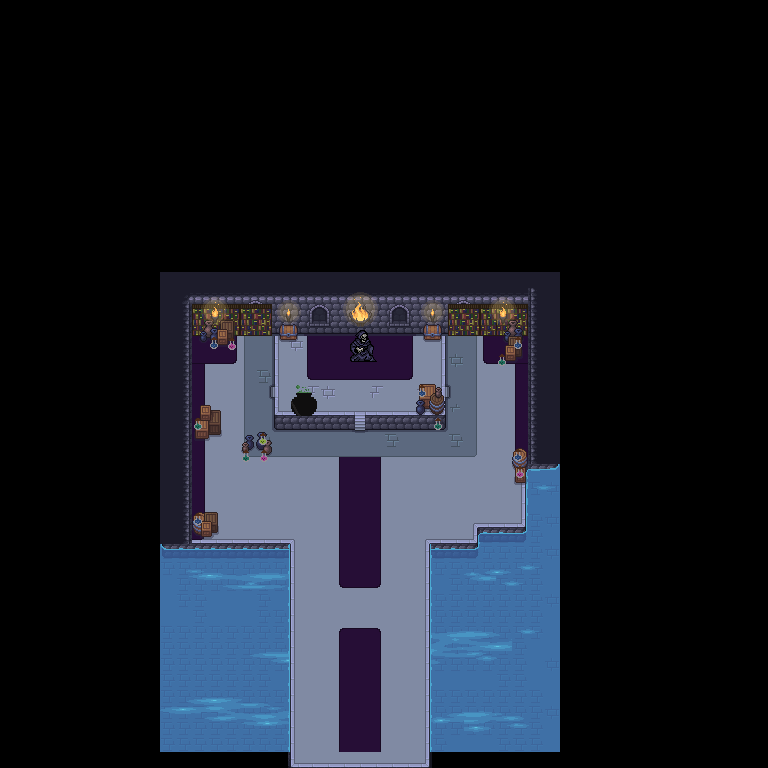

Tiled map render using the project's own tile images. Description and the map definition, with tile-layer contents summarised, below:
An orthogonal 48x48 tile map with 16x16 px tiles, 14 tile layers (water, water_shaders, behind walls, floors, ...), 12 tilesets, 1 image layer and 12 objects (4x wall, Start).

<map version="1.10" tiledversion="1.11.0" orientation="orthogonal" renderorder="right-down" width="48" height="48" tilewidth="16" tileheight="16" infinite="0" nextlayerid="22" nextobjectid="17">
 <tileset firstgid="1" source="tileSets/walls_floor.tsx" />
 <tileset firstgid="494" source="tileSets/decorative_cracks_floor.tsx" />
 <tileset firstgid="614" source="tileSets/Water_coasts_animation.tsx" />
 <tileset firstgid="1542" source="tileSets/water_details_animation.tsx" />
 <tileset firstgid="4428" source="tileSets/fire_animation.tsx" />
 <tileset firstgid="4626" source="tileSets/objects.tsx" />
 <tileset firstgid="4842" source="tileSets/doors_lever_chest_animation.tsx" />
 <tileset firstgid="4992" source="tileSets/obroba.tsx" />
 <tileset firstgid="4996" source="tileSets/obrobaVijolcna.tsx" />
 <tileset firstgid="5000" source="tileSets/potionBottle.tsx" />
 <tileset firstgid="5004" source="tileSets/books.tsx" />
 <tileset firstgid="5008" source="tileSets/cauldron.tsx" />
 <layer id="3" name="water" width="48" height="48">
  <data>[2304 cells, 331 non-empty, 8 distinct tile ids]</data>
 </layer>
 <layer id="4" name="water_shaders" width="48" height="48">
  <data>[2304 cells, 200 non-empty, 141 distinct tile ids]</data>
 </layer>
 <layer id="12" name="behind walls" width="48" height="48">
  <data>[2304 cells, 38 non-empty, 6 distinct tile ids]</data>
 </layer>
 <layer id="1" name="floors" width="48" height="48">
  <data>[2304 cells, 526 non-empty, 28 distinct tile ids]</data>
 </layer>
 <layer id="15" name="wall" width="48" height="48">
  <data>[2304 cells, 163 non-empty, 24 distinct tile ids]</data>
 </layer>
 <layer id="2" name="cracks_floors" width="48" height="48">
  <data>[2304 cells, 62 non-empty, 5 distinct tile ids]</data>
 </layer>
 <layer id="6" name="main_stage_floors" width="48" height="48">
  <data>[2304 cells, 69 non-empty, 8 distinct tile ids]</data>
 </layer>
 <layer id="5" name="main_stage" width="48" height="48">
  <data>[2304 cells, 57 non-empty, 12 distinct tile ids]</data>
 </layer>
 <layer id="7" name="main_stage_shaders" width="48" height="48">
  <data>[2304 cells, 64 non-empty, 21 distinct tile ids]</data>
 </layer>
 <layer id="14" name="books_behind" width="48" height="48">
  <data>[2304 cells, 14 non-empty, 4 distinct tile ids]</data>
 </layer>
 <layer id="10" name="decoration" width="48" height="48">
  <data>[2304 cells, 20 non-empty, 14 distinct tile ids]</data>
 </layer>
 <layer id="11" name="decoratio2" width="48" height="48">
  <data>[2304 cells, 44 non-empty, 24 distinct tile ids]</data>
 </layer>
 <layer id="13" name="potions" width="48" height="48">
  <data>[2304 cells, 25 non-empty, 12 distinct tile ids]</data>
 </layer>
 <layer id="8" name="fire" width="48" height="48">
  <data>[2304 cells, 40 non-empty, 24 distinct tile ids]</data>
 </layer>
 <objectgroup id="18" name="start">
  <object id="12" name="Start" x="344.903" y="529.438" width="30.0234" height="29.2912" />
 </objectgroup>
 <objectgroup id="17" name="walla">
  <object id="2" name="wall" x="165.162" y="296.152" width="26.0353" height="253.031" />
  <object id="3" name="wall" x="197.706" y="544.301" width="87.0556" height="6.50883" />
  <object id="4" x="288.829" y="543.487" width="14.6449" height="222.927" />
  <object id="5" x="304.288" y="751.77" width="126.922" height="13.8313" />
  <object id="6" x="417.379" y="544.301" width="14.6449" height="208.282" />
  <object id="7" x="433.651" y="540.233" width="43.9346" height="8.13603" />
  <object id="8" x="473.517" y="529.656" width="58.5794" height="15.4585" />
  <object id="9" x="522.333" y="454.804" width="22.7809" height="75.6651" />
  <object id="10" name="wall" x="532.097" y="290.456" width="15.4585" height="184.688" />
  <object id="11" name="wall" x="184.688" y="312.424" width="350.663" height="21.9673" />
  <object id="15" x="491.359" y="604.13" />
 </objectgroup>
 <imagelayer id="21" name="boss" offsetx="350" offsety="330">
  <image source="bossAnimation.png" width="32" height="32" />
 </imagelayer>
</map>
